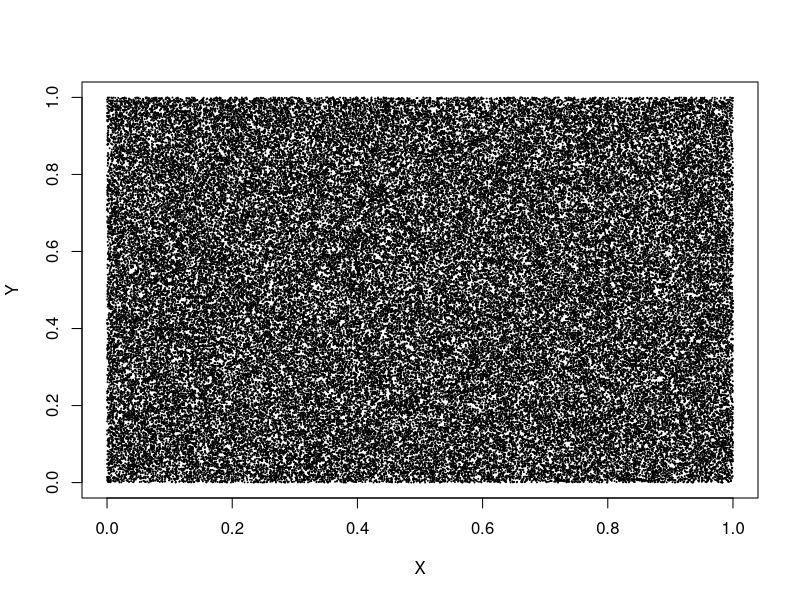
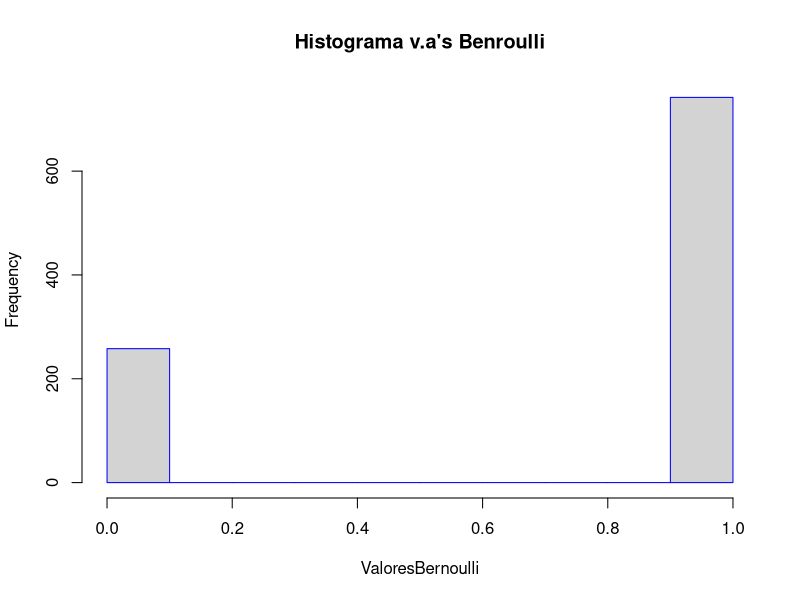
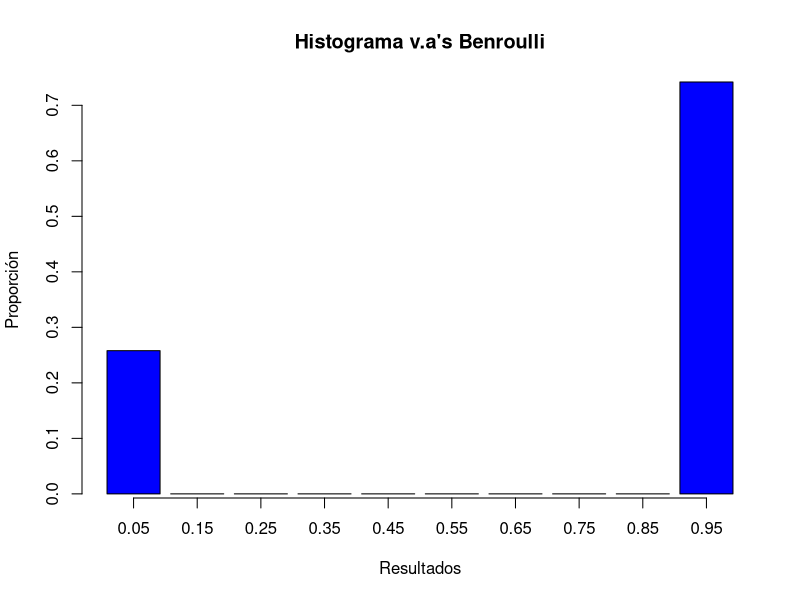
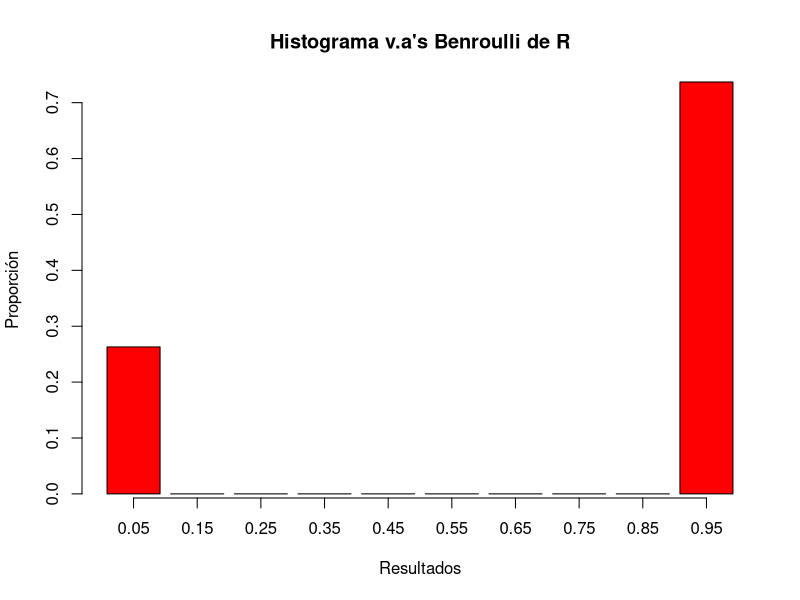
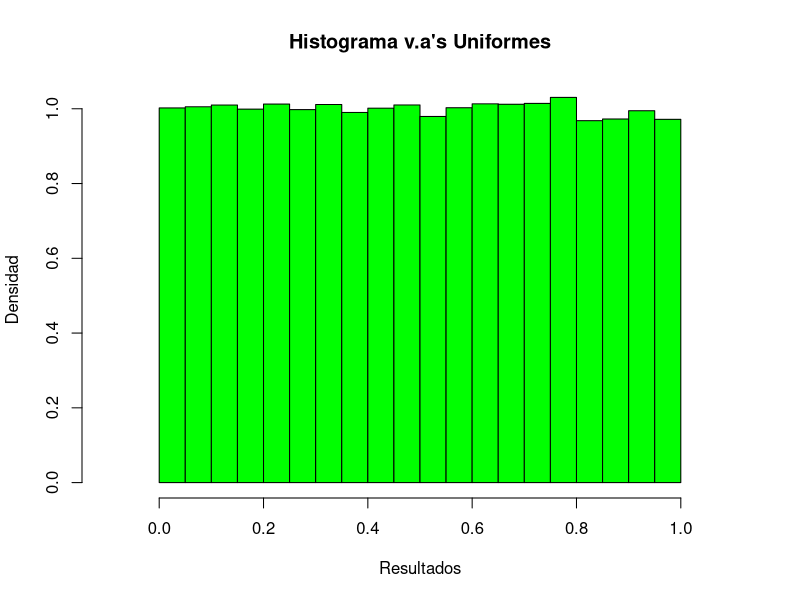
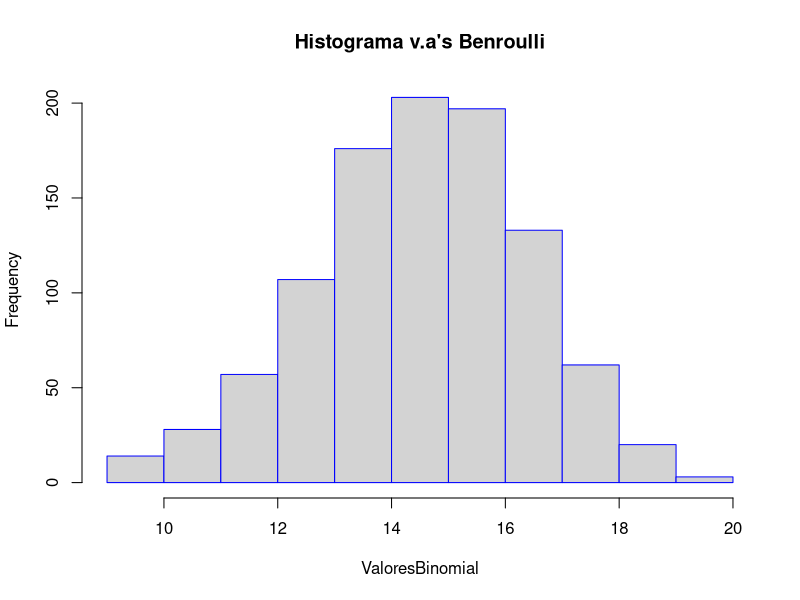
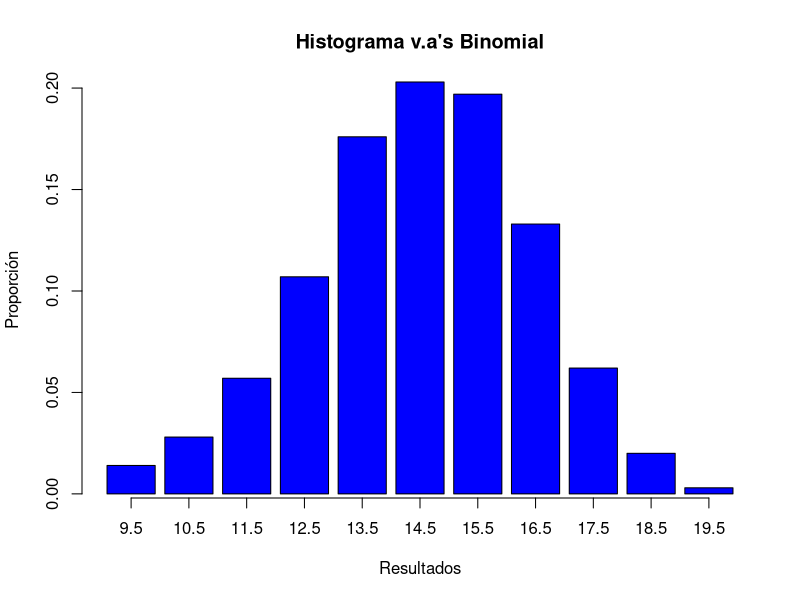
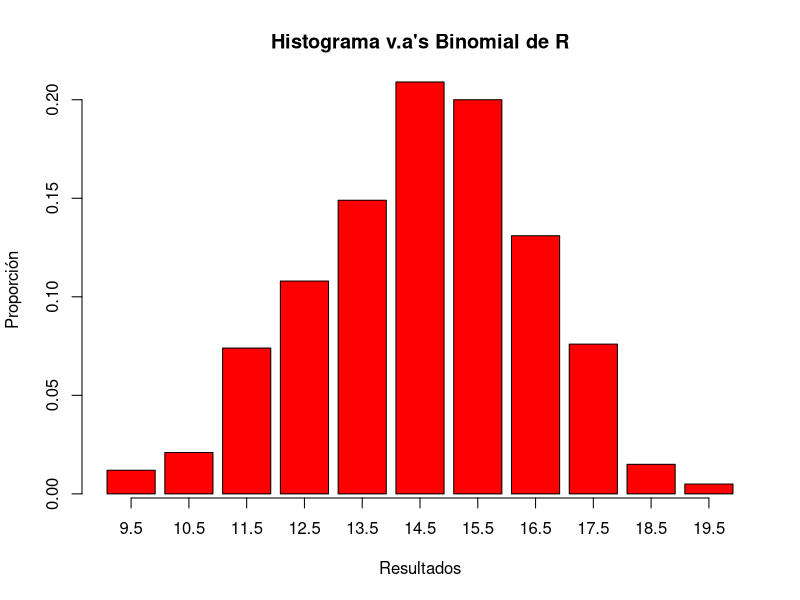

These charts were generated, in order, by the following R code:
########################### ALGUNAS VARIABLES ALEATORIAS Y CADENAS DE MARKOV ########################### 

########################### NÚMEROS PSEUDO ALEATORIOS

# Definimos nuestra función del método congruencial lineal
lcm <- function(N, x0, a, c, m){
  x <- rep(0,N)
  x[1] <- x0
  for (i in 2:N) x[i] <- (a*x[i-1]+c)%%m
  u <- x/m
  return(u)
}

N <- 100000 # Número de iteraciones

LCM <- lcm(N, x0 = 1, a = 1664525, c = 1013904223, m = 2^32)

# Una forma de visualizar los datos 

# Guardamos las coordenadas X y Y
X <- rep(0,N-1)
Y <- rep(0,N-1)
for (i in 1:length(LCM)-1) {
  X[i] <- LCM[i]
  Y[i] <- LCM[i+1]
}

# Las graficamos
plot(X,Y,
     type = "p", 
     cex = .05,
     xlab="X",
     ylab="Y")

########################### VARIABLES ALEATORIAS BERNOULLI

# Definimos la función
Bernoulli <- function(p, u){
  if (u<p) {
    return(1)
  } else {
    return(0)
  }
}

# Generamos valores
p = 0.75
ValoresBernoulli <- rep(0,1000)
for (i in 1:1000) ValoresBernoulli[i] <- Bernoulli(p,LCM[i])

# Un primer histograma
hist(ValoresBernoulli,border="blue",xlim=c(0,1), main="Histograma v.a's Benroulli")

# Un segundo histograma
h = hist(ValoresBernoulli, plot=F)
bp = barplot(h$counts/sum(h$counts), col="blue")
axis(1, at=c(bp), labels=h$mids)
title(main="Histograma v.a's Benroulli")
title(xlab="Resultados")
title(ylab="Proporción")


# Comparamos con la función de R
BernoulliR <- rbinom(1000, 1, p) 

h2 = hist(BernoulliR, plot=F)
bp2 = barplot(h2$counts/sum(h2$counts), col="red")
axis(1, at=c(bp2), labels=h2$mids)
title(main="Histograma v.a's Benroulli de R")
title(xlab="Resultados")
title(ylab="Proporción")

########################### VARIABLES ALEATORIAS UNIFORMES
Uniformes <- runif(100000)

hist(Uniformes, freq = FALSE, col="green", xlim=c(-0.1,1.1), main="Histograma v.a's Uniformes",
     xlab="Resultados", ylab="Densidad")

########################### VARIABLES ALEATORIAS BINOMIALES

# Definimos la función
Binomial <- function(n,p){
  S <- 0
  for (i in 1:n) S <- S + Bernoulli(p, runif(1)) 
  return (S)
}

# Generamos valores
p = 0.75
n = 20
ValoresBinomial <- rep(0,1000)
for (i in 1:1000) ValoresBinomial[i] <- Binomial(n,p) 

# Un primer histograma
hist(ValoresBinomial, border="blue", main="Histograma v.a's Benroulli")

# Un segundo histograma
h = hist(ValoresBinomial, plot=F)
bp = barplot(h$counts/sum(h$counts), col="blue")
axis(1, at=c(bp), labels=h$mids)
title(main="Histograma v.a's Binomial")
title(xlab="Resultados")
title(ylab="Proporción")

# Comparamos con la función de R
BinomialR <- rbinom(1000, n, p) 

h2 = hist(BinomialR, plot=F)
bp2 = barplot(h2$counts/sum(h2$counts), col="red")
axis(1, at=c(bp2), labels=h2$mids)
title(main="Histograma v.a's Binomial de R")
title(xlab="Resultados")
title(ylab="Proporción")

########################### UN DADO
Dado <- function(){
  P = c(1/6, 1/6, 1/6, 1/6, 1/6, 1/6)
  Pacumulada = cumsum(P)
  r = runif(1)
  return(min(which(Pacumulada > r)))
}

########################### UN DADO DE N CARAS
DadoN <- function(n){
  P = replicate(n, 1/n)
  Pacumulada = cumsum(P)
  r = runif(1)
  return(min(which(Pacumulada > r)))
}

# La version resumida
DadoN2 <- function(n){
  return(ceiling(n*runif(1)))
}

########################### UN DADO CARGADO
DadoCargado <- function(v){
  Pacumulada = cumsum(v)
  r = runif(1)
  return(min(which(Pacumulada>r)))
}

########################### UN RESUMEN DE LO QUE HEMOS PROGRAMADO
Bernoulli(0.5, runif(1))
Binomial(10,0.5)
Dado()
DadoN(10)
DadoN2(10)
DadoCargado(c(0.1,0.2,0.3,0.4))


########################### SIMULACION DE CADENAS DE MARKOV

# Definimos la función para generar una realización
Realizacion <- function(n,P,Pi0){     ##$$$$$$$$$$$$$$$$$$$$$$$$$$$$$$$$$$$$$$$$$$$$$$Tengo una duda sobre lo que se refiere una graficacion de una CM
  estados <- c(DadoCargado(Pi0))
  for (i in 2:n){
    estados[i] = DadoCargado(P[estados[i-1],])
  }
  return(estados)
}

# Definimos una matriz de transición y una distribución inicial
P = matrix(c(0,1,0,0.5,0,0.5,0,1,0), nrow = 3, byrow = TRUE)
Pi_0 = c(0.25,0.5,0.25)

# Graficamos la realización
plot(c(1:100), Realizacion(100,P,Pi_0), type = "l", col="red", 
     main = "Realización Cadena de Markov", ylab="Xn", xlab="n")

# Graficamos la proporción de permanencia en los estados
h = hist(Realizacion(10000,P,Pi_0), plot=F)
bp = barplot(h$counts/sum(h$counts), col="gold")
axis(1, at=c(bp), labels=h$mids)
title(main="Proporción de permanencia")
title(xlab="Estados")
title(ylab="Proporción")


